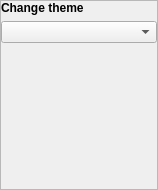
<?xml version="1.0" encoding="UTF-8"?>
<ui version="4.0">
 <class>SoundSettings</class>
 <widget class="QWidget" name="SoundSettings">
  <property name="geometry">
   <rect>
    <x>0</x>
    <y>0</y>
    <width>158</width>
    <height>190</height>
   </rect>
  </property>
  <property name="windowTitle">
   <string>Sound Settings</string>
  </property>
  <property name="styleSheet">
   <string notr="true"/>
  </property>
  <layout class="QHBoxLayout" name="horizontalLayout">
   <property name="spacing">
    <number>0</number>
   </property>
   <property name="margin">
    <number>0</number>
   </property>
   <item>
    <widget class="QFrame" name="MainFrame">
     <property name="frameShape">
      <enum>QFrame::StyledPanel</enum>
     </property>
     <property name="frameShadow">
      <enum>QFrame::Raised</enum>
     </property>
     <layout class="QVBoxLayout" name="verticalLayout">
      <property name="margin">
       <number>0</number>
      </property>
      <item>
       <widget class="QLabel" name="label_changeTheme">
        <property name="sizePolicy">
         <sizepolicy hsizetype="Preferred" vsizetype="Maximum">
          <horstretch>0</horstretch>
          <verstretch>0</verstretch>
         </sizepolicy>
        </property>
        <property name="font">
         <font>
          <weight>75</weight>
          <bold>true</bold>
         </font>
        </property>
        <property name="text">
         <string>Change theme</string>
        </property>
       </widget>
      </item>
      <item>
       <widget class="QComboBox" name="comboBox_changeTheme"/>
      </item>
      <item>
       <spacer name="verticalSpacer">
        <property name="orientation">
         <enum>Qt::Vertical</enum>
        </property>
        <property name="sizeHint" stdset="0">
         <size>
          <width>20</width>
          <height>40</height>
         </size>
        </property>
       </spacer>
      </item>
     </layout>
    </widget>
   </item>
  </layout>
 </widget>
 <resources/>
 <connections/>
</ui>
